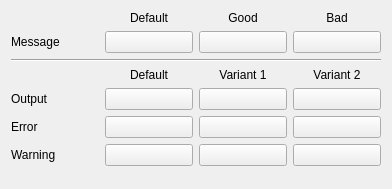
<?xml version="1.0" encoding="UTF-8"?>
<ui version="4.0">
 <class>Ruber::OutputColorWidget</class>
 <widget class="QWidget" name="Ruber::OutputColorWidget">
  <property name="geometry">
   <rect>
    <x>0</x>
    <y>0</y>
    <width>392</width>
    <height>189</height>
   </rect>
  </property>
  <property name="windowTitle">
   <string>Form</string>
  </property>
  <layout class="QVBoxLayout" name="verticalLayout">
   <item>
    <layout class="QGridLayout" name="gridLayout">
     <item row="0" column="1">
      <widget class="QLabel" name="label_9">
       <property name="text">
        <string>Default</string>
       </property>
       <property name="alignment">
        <set>Qt::AlignCenter</set>
       </property>
      </widget>
     </item>
     <item row="0" column="2">
      <widget class="QLabel" name="label_8">
       <property name="text">
        <string>Good</string>
       </property>
       <property name="alignment">
        <set>Qt::AlignCenter</set>
       </property>
      </widget>
     </item>
     <item row="1" column="0">
      <widget class="QLabel" name="label_7">
       <property name="text">
        <string>Message</string>
       </property>
      </widget>
     </item>
     <item row="1" column="1">
      <widget class="KColorButton" name="_output_colors__message"/>
     </item>
     <item row="1" column="2">
      <widget class="KColorButton" name="_output_colors__message_good"/>
     </item>
     <item row="1" column="3">
      <widget class="KColorButton" name="_output_colors__message_bad"/>
     </item>
     <item row="0" column="3">
      <widget class="QLabel" name="label_10">
       <property name="text">
        <string>Bad</string>
       </property>
       <property name="alignment">
        <set>Qt::AlignCenter</set>
       </property>
      </widget>
     </item>
    </layout>
   </item>
   <item>
    <widget class="Line" name="line">
     <property name="orientation">
      <enum>Qt::Horizontal</enum>
     </property>
    </widget>
   </item>
   <item>
    <layout class="QGridLayout" name="gridLayout_2">
     <item row="0" column="1">
      <widget class="QLabel" name="label">
       <property name="text">
        <string>Default</string>
       </property>
       <property name="alignment">
        <set>Qt::AlignCenter</set>
       </property>
      </widget>
     </item>
     <item row="0" column="2">
      <widget class="QLabel" name="label_2">
       <property name="text">
        <string>Variant 1</string>
       </property>
       <property name="alignment">
        <set>Qt::AlignCenter</set>
       </property>
      </widget>
     </item>
     <item row="0" column="3">
      <widget class="QLabel" name="label_3">
       <property name="text">
        <string>Variant 2</string>
       </property>
       <property name="alignment">
        <set>Qt::AlignCenter</set>
       </property>
      </widget>
     </item>
     <item row="1" column="0">
      <widget class="QLabel" name="label_5">
       <property name="text">
        <string>Output</string>
       </property>
      </widget>
     </item>
     <item row="1" column="1">
      <widget class="KColorButton" name="_output_colors__output"/>
     </item>
     <item row="1" column="2">
      <widget class="KColorButton" name="_output_colors__output1"/>
     </item>
     <item row="1" column="3">
      <widget class="KColorButton" name="_output_colors__output2"/>
     </item>
     <item row="2" column="0">
      <widget class="QLabel" name="label_6">
       <property name="text">
        <string>Error</string>
       </property>
      </widget>
     </item>
     <item row="2" column="1">
      <widget class="KColorButton" name="_output_colors__error"/>
     </item>
     <item row="2" column="2">
      <widget class="KColorButton" name="_output_colors__error1"/>
     </item>
     <item row="2" column="3">
      <widget class="KColorButton" name="_output_colors__error2"/>
     </item>
     <item row="3" column="0">
      <widget class="QLabel" name="label_4">
       <property name="text">
        <string>Warning</string>
       </property>
      </widget>
     </item>
     <item row="3" column="1">
      <widget class="KColorButton" name="_output_colors__warning"/>
     </item>
     <item row="3" column="2">
      <widget class="KColorButton" name="_output_colors__warning1"/>
     </item>
     <item row="3" column="3">
      <widget class="KColorButton" name="_output_colors__warning2"/>
     </item>
    </layout>
   </item>
   <item>
    <spacer name="verticalSpacer">
     <property name="orientation">
      <enum>Qt::Vertical</enum>
     </property>
     <property name="sizeHint" stdset="0">
      <size>
       <width>20</width>
       <height>40</height>
      </size>
     </property>
    </spacer>
   </item>
  </layout>
 </widget>
 <customwidgets>
  <customwidget>
   <class>KColorButton</class>
   <extends>QPushButton</extends>
   <header>kcolorbutton.h</header>
  </customwidget>
 </customwidgets>
 <resources/>
 <connections/>
</ui>
